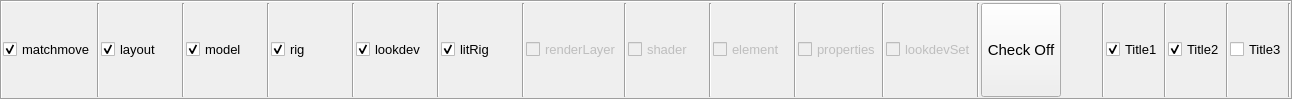
       <widget class="QFrame" name="optFrame">
        <property name="frameShape">
         <enum>QFrame::Box</enum>
        </property>
        <property name="frameShadow">
         <enum>QFrame::Sunken</enum>
        </property>
        <layout class="QHBoxLayout" name="horizontalLayout_7">
         <property name="spacing">
          <number>1</number>
         </property>
         <property name="leftMargin">
          <number>1</number>
         </property>
         <property name="topMargin">
          <number>1</number>
         </property>
         <property name="rightMargin">
          <number>0</number>
         </property>
         <property name="bottomMargin">
          <number>1</number>
         </property>
         <item>
          <widget class="QCheckBox" name="matchmoveCheckBox">
           <property name="minimumSize">
            <size>
             <width>80</width>
             <height>0</height>
            </size>
           </property>
           <property name="font">
            <font>
             <pointsize>10</pointsize>
            </font>
           </property>
           <property name="text">
            <string>matchmove</string>
           </property>
           <property name="checked">
            <bool>true</bool>
           </property>
          </widget>
         </item>
         <item>
          <widget class="Line" name="line_14">
           <property name="orientation">
            <enum>Qt::Vertical</enum>
           </property>
          </widget>
         </item>
         <item>
          <widget class="QCheckBox" name="layoutCheckBox">
           <property name="minimumSize">
            <size>
             <width>80</width>
             <height>0</height>
            </size>
           </property>
           <property name="font">
            <font>
             <pointsize>10</pointsize>
            </font>
           </property>
           <property name="text">
            <string>layout</string>
           </property>
           <property name="checked">
            <bool>true</bool>
           </property>
          </widget>
         </item>
         <item>
          <widget class="Line" name="line_15">
           <property name="orientation">
            <enum>Qt::Vertical</enum>
           </property>
          </widget>
         </item>
         <item>
          <widget class="QCheckBox" name="modelCheckBox">
           <property name="sizePolicy">
            <sizepolicy hsizetype="Minimum" vsizetype="Fixed">
             <horstretch>0</horstretch>
             <verstretch>0</verstretch>
            </sizepolicy>
           </property>
           <property name="minimumSize">
            <size>
             <width>80</width>
             <height>0</height>
            </size>
           </property>
           <property name="font">
            <font>
             <pointsize>10</pointsize>
            </font>
           </property>
           <property name="text">
            <string>model</string>
           </property>
           <property name="checked">
            <bool>true</bool>
           </property>
          </widget>
         </item>
         <item>
          <widget class="Line" name="line">
           <property name="orientation">
            <enum>Qt::Vertical</enum>
           </property>
          </widget>
         </item>
         <item>
          <widget class="QCheckBox" name="rigCheckBox">
           <property name="sizePolicy">
            <sizepolicy hsizetype="Minimum" vsizetype="Fixed">
             <horstretch>0</horstretch>
             <verstretch>0</verstretch>
            </sizepolicy>
           </property>
           <property name="minimumSize">
            <size>
             <width>80</width>
             <height>0</height>
            </size>
           </property>
           <property name="font">
            <font>
             <pointsize>10</pointsize>
            </font>
           </property>
           <property name="text">
            <string>rig</string>
           </property>
           <property name="checked">
            <bool>true</bool>
           </property>
          </widget>
         </item>
         <item>
          <widget class="Line" name="line_7">
           <property name="orientation">
            <enum>Qt::Vertical</enum>
           </property>
          </widget>
         </item>
         <item>
          <widget class="QCheckBox" name="lookdevCheckBox">
           <property name="sizePolicy">
            <sizepolicy hsizetype="Minimum" vsizetype="Fixed">
             <horstretch>0</horstretch>
             <verstretch>0</verstretch>
            </sizepolicy>
           </property>
           <property name="minimumSize">
            <size>
             <width>80</width>
             <height>0</height>
            </size>
           </property>
           <property name="font">
            <font>
             <pointsize>10</pointsize>
            </font>
           </property>
           <property name="text">
            <string>lookdev</string>
           </property>
           <property name="checked">
            <bool>true</bool>
           </property>
          </widget>
         </item>
         <item>
          <widget class="Line" name="line_3">
           <property name="orientation">
            <enum>Qt::Vertical</enum>
           </property>
          </widget>
         </item>
         <item>
          <widget class="QCheckBox" name="litRigSetCheckBox">
           <property name="enabled">
            <bool>true</bool>
           </property>
           <property name="sizePolicy">
            <sizepolicy hsizetype="Minimum" vsizetype="Fixed">
             <horstretch>0</horstretch>
             <verstretch>0</verstretch>
            </sizepolicy>
           </property>
           <property name="minimumSize">
            <size>
             <width>80</width>
             <height>0</height>
            </size>
           </property>
           <property name="font">
            <font>
             <pointsize>10</pointsize>
            </font>
           </property>
           <property name="text">
            <string>litRig</string>
           </property>
           <property name="checked">
            <bool>true</bool>
           </property>
          </widget>
         </item>
         <item>
          <widget class="Line" name="line_2">
           <property name="orientation">
            <enum>Qt::Vertical</enum>
           </property>
          </widget>
         </item>
         <item>
          <widget class="QCheckBox" name="renderLayerCheckBox">
           <property name="enabled">
            <bool>false</bool>
           </property>
           <property name="sizePolicy">
            <sizepolicy hsizetype="Minimum" vsizetype="Fixed">
             <horstretch>0</horstretch>
             <verstretch>0</verstretch>
            </sizepolicy>
           </property>
           <property name="minimumSize">
            <size>
             <width>80</width>
             <height>0</height>
            </size>
           </property>
           <property name="font">
            <font>
             <pointsize>10</pointsize>
            </font>
           </property>
           <property name="text">
            <string>renderLayer</string>
           </property>
           <property name="checked">
            <bool>false</bool>
           </property>
          </widget>
         </item>
         <item>
          <widget class="Line" name="line_4">
           <property name="orientation">
            <enum>Qt::Vertical</enum>
           </property>
          </widget>
         </item>
         <item>
          <widget class="QCheckBox" name="shaderCheckBox">
           <property name="enabled">
            <bool>false</bool>
           </property>
           <property name="sizePolicy">
            <sizepolicy hsizetype="Minimum" vsizetype="Fixed">
             <horstretch>0</horstretch>
             <verstretch>0</verstretch>
            </sizepolicy>
           </property>
           <property name="minimumSize">
            <size>
             <width>80</width>
             <height>0</height>
            </size>
           </property>
           <property name="font">
            <font>
             <pointsize>10</pointsize>
            </font>
           </property>
           <property name="text">
            <string>shader</string>
           </property>
           <property name="checked">
            <bool>false</bool>
           </property>
          </widget>
         </item>
         <item>
          <widget class="Line" name="line_6">
           <property name="orientation">
            <enum>Qt::Vertical</enum>
           </property>
          </widget>
         </item>
         <item>
          <widget class="QCheckBox" name="elementCheckBox">
           <property name="enabled">
            <bool>false</bool>
           </property>
           <property name="sizePolicy">
            <sizepolicy hsizetype="Minimum" vsizetype="Fixed">
             <horstretch>0</horstretch>
             <verstretch>0</verstretch>
            </sizepolicy>
           </property>
           <property name="minimumSize">
            <size>
             <width>80</width>
             <height>0</height>
            </size>
           </property>
           <property name="font">
            <font>
             <pointsize>10</pointsize>
            </font>
           </property>
           <property name="text">
            <string>element</string>
           </property>
           <property name="checked">
            <bool>false</bool>
           </property>
          </widget>
         </item>
         <item>
          <widget class="Line" name="line_8">
           <property name="orientation">
            <enum>Qt::Vertical</enum>
           </property>
          </widget>
         </item>
         <item>
          <widget class="QCheckBox" name="propertiesCheckBox">
           <property name="enabled">
            <bool>false</bool>
           </property>
           <property name="sizePolicy">
            <sizepolicy hsizetype="Minimum" vsizetype="Fixed">
             <horstretch>0</horstretch>
             <verstretch>0</verstretch>
            </sizepolicy>
           </property>
           <property name="minimumSize">
            <size>
             <width>80</width>
             <height>0</height>
            </size>
           </property>
           <property name="font">
            <font>
             <pointsize>10</pointsize>
            </font>
           </property>
           <property name="text">
            <string>properties</string>
           </property>
           <property name="checked">
            <bool>false</bool>
           </property>
          </widget>
         </item>
         <item>
          <widget class="Line" name="line_9">
           <property name="orientation">
            <enum>Qt::Vertical</enum>
           </property>
          </widget>
         </item>
         <item>
          <widget class="QCheckBox" name="lookdevSetCheckBox">
           <property name="enabled">
            <bool>false</bool>
           </property>
           <property name="sizePolicy">
            <sizepolicy hsizetype="Minimum" vsizetype="Fixed">
             <horstretch>0</horstretch>
             <verstretch>0</verstretch>
            </sizepolicy>
           </property>
           <property name="minimumSize">
            <size>
             <width>80</width>
             <height>0</height>
            </size>
           </property>
           <property name="font">
            <font>
             <pointsize>10</pointsize>
            </font>
           </property>
           <property name="text">
            <string>lookdevSet</string>
           </property>
           <property name="checked">
            <bool>false</bool>
           </property>
          </widget>
         </item>
         <item>
          <widget class="Line" name="line_10">
           <property name="orientation">
            <enum>Qt::Vertical</enum>
           </property>
          </widget>
         </item>
         <item>
          <widget class="QPushButton" name="typeCheckPushButton">
           <property name="sizePolicy">
            <sizepolicy hsizetype="Minimum" vsizetype="Minimum">
             <horstretch>0</horstretch>
             <verstretch>0</verstretch>
            </sizepolicy>
           </property>
           <property name="minimumSize">
            <size>
             <width>0</width>
             <height>0</height>
            </size>
           </property>
           <property name="font">
            <font>
             <pointsize>11</pointsize>
            </font>
           </property>
           <property name="text">
            <string>Check Off</string>
           </property>
           <property name="checkable">
            <bool>true</bool>
           </property>
           <property name="flat">
            <bool>false</bool>
           </property>
          </widget>
         </item>
         <item>
          <spacer name="horizontalSpacer">
           <property name="orientation">
            <enum>Qt::Horizontal</enum>
           </property>
           <property name="sizeHint" stdset="0">
            <size>
             <width>40</width>
             <height>20</height>
            </size>
           </property>
          </spacer>
         </item>
         <item>
          <widget class="Line" name="line_11">
           <property name="orientation">
            <enum>Qt::Vertical</enum>
           </property>
          </widget>
         </item>
         <item>
          <widget class="QCheckBox" name="title1CheckBox">
           <property name="sizePolicy">
            <sizepolicy hsizetype="Minimum" vsizetype="Fixed">
             <horstretch>0</horstretch>
             <verstretch>0</verstretch>
            </sizepolicy>
           </property>
           <property name="minimumSize">
            <size>
             <width>50</width>
             <height>0</height>
            </size>
           </property>
           <property name="font">
            <font>
             <pointsize>10</pointsize>
            </font>
           </property>
           <property name="text">
            <string>Title1</string>
           </property>
           <property name="checked">
            <bool>true</bool>
           </property>
           <property name="tristate">
            <bool>false</bool>
           </property>
          </widget>
         </item>
         <item>
          <widget class="Line" name="line_12">
           <property name="orientation">
            <enum>Qt::Vertical</enum>
           </property>
          </widget>
         </item>
         <item>
          <widget class="QCheckBox" name="title2CheckBox">
           <property name="sizePolicy">
            <sizepolicy hsizetype="Minimum" vsizetype="Fixed">
             <horstretch>0</horstretch>
             <verstretch>0</verstretch>
            </sizepolicy>
           </property>
           <property name="minimumSize">
            <size>
             <width>50</width>
             <height>0</height>
            </size>
           </property>
           <property name="font">
            <font>
             <pointsize>10</pointsize>
            </font>
           </property>
           <property name="text">
            <string>Title2</string>
           </property>
           <property name="checked">
            <bool>true</bool>
           </property>
           <property name="tristate">
            <bool>false</bool>
           </property>
          </widget>
         </item>
         <item>
          <widget class="Line" name="line_13">
           <property name="orientation">
            <enum>Qt::Vertical</enum>
           </property>
          </widget>
         </item>
         <item>
          <widget class="QCheckBox" name="title3CheckBox">
           <property name="sizePolicy">
            <sizepolicy hsizetype="Minimum" vsizetype="Fixed">
             <horstretch>0</horstretch>
             <verstretch>0</verstretch>
            </sizepolicy>
           </property>
           <property name="minimumSize">
            <size>
             <width>50</width>
             <height>0</height>
            </size>
           </property>
           <property name="font">
            <font>
             <pointsize>10</pointsize>
            </font>
           </property>
           <property name="text">
            <string>Title3</string>
           </property>
           <property name="checked">
            <bool>false</bool>
           </property>
           <property name="tristate">
            <bool>false</bool>
           </property>
          </widget>
         </item>
         <item>
          <widget class="Line" name="line_5">
           <property name="orientation">
            <enum>Qt::Vertical</enum>
           </property>
          </widget>
         </item>
        </layout>
       </widget>
